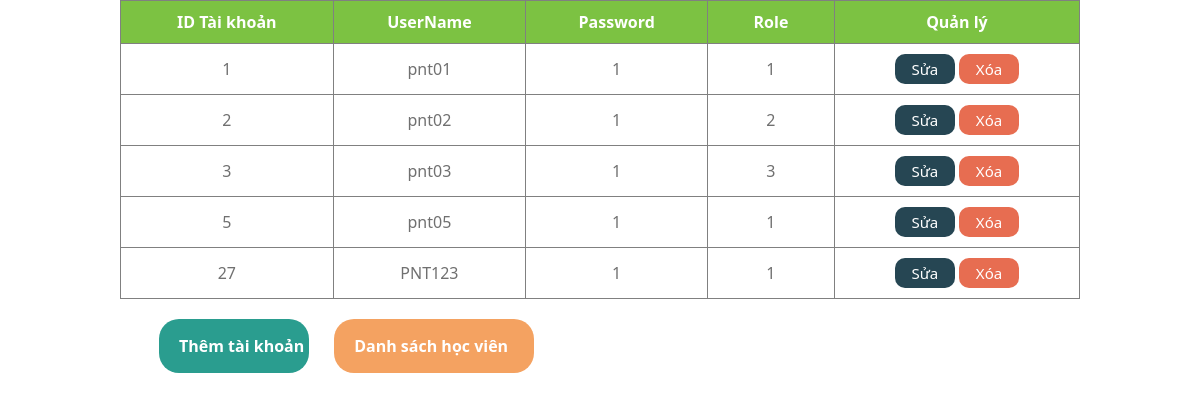
Screenshot of /project/admin/dstaikhoan.php with the database file from the repository.
### tables this page shows
CREATE TABLE `account` (
  `accountID` int(11) NOT NULL,
  `useName` varchar(30) NOT NULL,
  `pass` varchar(50) NOT NULL,
  `role` int(11) NOT NULL
);

### project/admin/dstaikhoan.php (the view, shortened to what this page needs)
<?php
    include 'connect.php';
    $sql = "SELECT * FROM account ";
    $res = mysqli_query($connect, $sql);
?>
<div class="dssinhvien">
    <table align="center" border="1">
        <tr class="title">
            <th>ID Tài khoản</th>
            <th>UserName</th>
            <th>Password</th>
            <th>Role</th>
            <th>Quản lý</th>
        </tr>
        <?php
            while($row=mysqli_fetch_assoc($res)){
                echo '
                    <tr>
                        <td><a href="">'.$row["accountID"].'</a></td>
                        <td><a href="">'.$row["useName"].'</a></td>
                        <td><a href="">'.$row["pass"].'</a></td>
                        <td><a href="">'.$row["role"].'</a></td>
                        <td class="confirm">'?>
                            <form method="post" action="">
                                <input onclick="window.location = 'suataikhoan.php?id=<?php echo $row['accountID']; ?>'" type="button" value="Sửa"/>
                                <input onclick="return alert('Không thể xóa tài khoản');" type="submit" name="delete" value="Xóa"/>
                            </form>
                        </td>
                    </tr>
               <?php ;
            }
        ?>
    </table>
    <div class="btn_add">
    <a href="index.php?quanly=themtk" class="indam">
        <span class="btn-themtk">Thêm tài khoản</span>
    </a>
        <a href="index.php?quanly=hocvien" class="indam">
            <span class="btn-dshv">Danh sách học viên</span>
        </a>
    </div>
</div>

### project/admin/dstaikhoan.php (style rules this page uses)
* { padding: 0; margin: 0; font-family: 'Segoe UI', Tahoma, Geneva, Verdana, sans-serif; box-sizing: border-box; }
table { position: relative; border-collapse: collapse; margin-left: 10%; width: 80%; text-align: center; }
.dssinhvien .title { background: #7CC242; }
table th { color: #fff; padding:10px 30px; }
table td { padding:10px 30px; border-spacing: 0px; }
table td a { text-decoration: none; color: #707070; }
.btn-themtk { position: relative; display: flex; width: 150px; background: #2A9D8F; padding:15px 20px; margin: 20px 15px; line-height: 1.5; cursor: pointer; white-space: nowrap; border-radius: 20px; left: 80%; }
.btn-dshv { display: flex; width: 200px; background: #F4A261; padding:15px 20px; margin: 10px 150px; line-height: 1.5; cursor: pointer; white-space: nowrap; border-radius: 20px; }
.indam { font-weight: bold; }
a { display: inline-block; color: #fff; text-decoration: none; }
.confirm input { font-size: 15px; background: #264653; padding:0 10px; color: #fff; width: 60px; height: 30px; cursor: pointer; border: none; border-radius: 10px; }
.confirm input[type='submit'] { background: #E76D51; }

### rows the page displays
account: accountID "1", useName "pnt01", pass "1", role "1"
account: accountID "2", useName "pnt02", pass "1", role "2"
account: accountID "3", useName "pnt03", pass "1", role "3"
account: accountID "5", useName "pnt05", pass "1", role "1"
account: accountID "27", useName "PNT123", pass "1", role "1"
